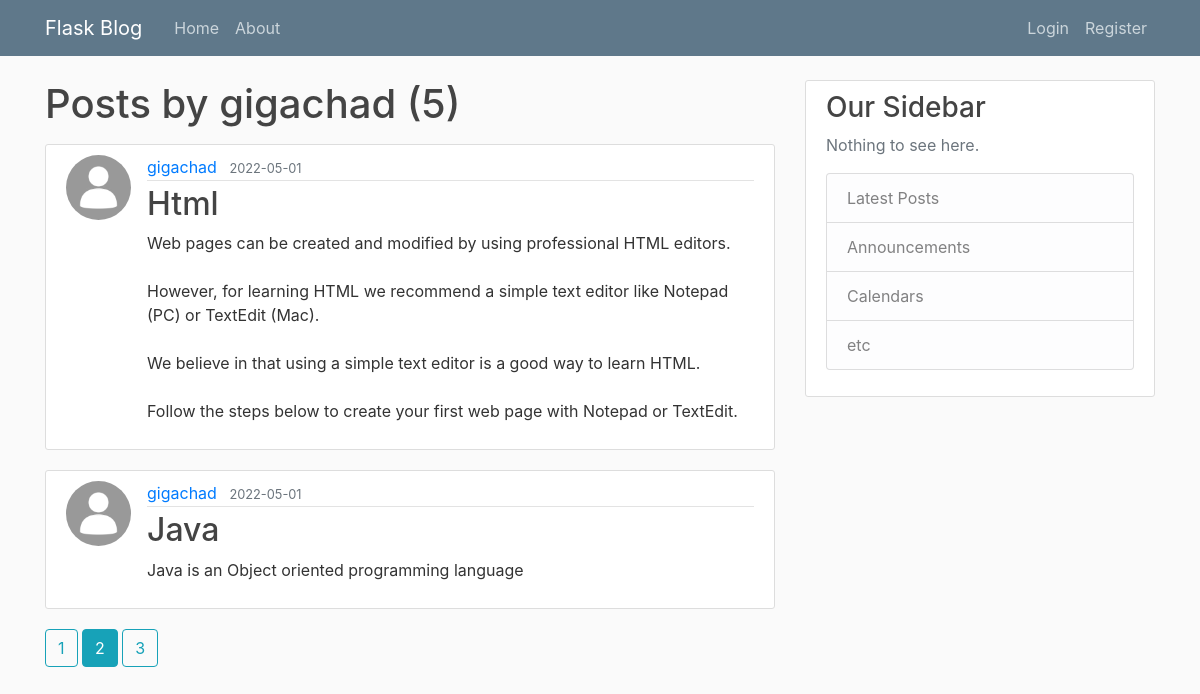
Screenshot of /user/gigachad?page=2 with the database file from the repository.
### flaskblog/models.py (models this page shows, shortened)
class User(db.Model, UserMixin):
    id = db.Column(db.Integer, primary_key=True)
    username = db.Column(db.String(20), unique=True, nullable=False)
    email = db.Column(db.String(120), unique=True, nullable=False)
    image_file = db.Column(db.String(20), nullable=False, default='default.jpg')
    password = db.Column(db.String(60), nullable=False)
    posts = db.relationship('Post', backref='author', lazy=True)

class Post(db.Model):
    id = db.Column(db.Integer, primary_key=True)
    title = db.Column(db.String(100), nullable=False)
    date_posted = db.Column(db.DateTime, nullable=False, default=datetime.utcnow)
    content = db.Column(db.Text, nullable=False)
    user_id = db.Column(db.Integer, db.ForeignKey('user.id'), nullable=False)

### flaskblog/routes.py (the view)
@app.route("/user/<string:username>")
def user_posts(username):
    page = request.args.get('page', 1, type=int)
    user = User.query.filter_by(username=username).first_or_404()
    posts = Post.query.filter_by(author=user)\
        .order_by(Post.date_posted.desc())\
        .paginate(page=page, per_page=2)
    return render_template('user_posts.html', user=user, posts=posts)

### flaskblog/templates/user_posts.html
{% extends "layout.html" %}
{% block content %}
    <h1 class="mb-3">Posts by {{ user.username }} ({{ posts.total }})</h1>
    {% for post in posts.items %}
        <article class="media content-section">
        <img src="{{ url_for('static', filename='profile_pics/' + post.author.image_file) }}" alt="" class="rounded-circle article-img">
        <div class="media-body">
            <div class="article-metadata">
            <a class="mr-2" href="#">{{ post.author.username }}</a>
            <small class="text-muted">{{ post.date_posted.strftime('%Y-%m-%d') }}</small>
            </div>
            <h2><a class="article-title" href="{{ url_for('post', post_id=post.id) }}">{{ post.title }}</a></h2>
            <p class="article-content">{{ post.content }}</p>
        </div>
        </article>
    {% endfor %}
    {% for page_num in posts.iter_pages(left_edge=1, right_edge=1, left_current=1, right_current=2) %}
        {% if page_num %}
            {% if posts.page == page_num %}
                <a class="btn btn-info mb-4" href="{{ url_for('user_posts', username=user.username, page=page_num) }}">{{ page_num }}</a>
            {% else %}
                <a class="btn btn-outline-info mb-4" href="{{ url_for('user_posts', username=user.username, page=page_num) }}">{{ page_num }}</a>
            {% endif %}
        {% else %}
            ...
        {% endif %}
    {% endfor %}
{% endblock content %}

### flaskblog/static/main.css (style rules this page uses)
body { background: #fafafa; color: #333333; margin-top: 5rem; }
h1, h2, h3, h4, h5, h6 { color: #444444; }
.content-section { background: #ffffff; padding: 10px 20px; border: 1px solid #dddddd; border-radius: 3px; margin-bottom: 20px; }
.article-title { color: #444444; }
.article-content { white-space: pre-line; }
.article-img { height: 65px; width: 65px; margin-right: 16px; }
.article-metadata { padding-bottom: 1px; margin-bottom: 4px; border-bottom: 1px solid #e3e3e3 }

### rows the page displays
User: username "gigachad"
Post: image_file (placeholder picture), author.username "gigachad", date_posted "2022-05-01", title "Html", content "Web pages can be created and modified by using professional HTML editors. However, for learning HTML we recommend a simple text editor like Notepad (PC) or TextEdit (Mac). We believe in that using a simple text editor is a good way to learn HTML. Follow the steps below to create your first web page with Notepad or TextEdit."
Post: image_file (placeholder picture), author.username "gigachad", date_posted "2022-05-01", title "Java", content "Java is an Object oriented programming language"

### other values shown
{{ posts.total }} "5"
{{ page_num }} "1" "3"
{{ page_num }} "2"
